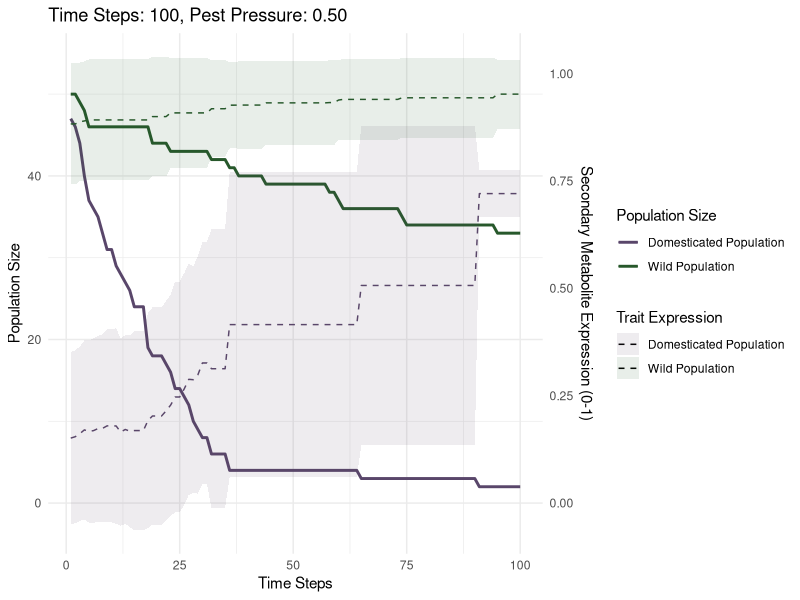

Here is the R script that generated this plot: (Note: this script raises an error after producing the figure.)
#' sunflower simulation
#' 2 populations: wild and domesticated ith different levels of secondary metabolite expression
#' Sarah Elizabeth Stockman
#' March 2025
#' 
#' TODO:
#' add selection pressure

library(data.table) # data manipulation
library(ggplot2) # plotting
library(parallel)  # parallelization

# Initialize parameters
num_wild_population <- 50
num_domesticated_population <- 50
time_steps <- 0

# Initialize plant population
initialize_population <- function() {
  # Create wild population
  wild_population <- data.table(
    trait = rnorm(num_wild_population, mean = 0.9, sd = 0.2),  # Gaussian distribution
    growth_rate = NA,
    reproduction_rate = NA,
    resistance = NA,
    size = 1,
    group = "Wild Population"
  )
  
  # Ensure trait value within [0, 1] for wild population
  wild_population[trait < 0, trait := 0]
  wild_population[trait > 1, trait := 1]

  # Create domesticated population
  domesticated_population <- data.table(
    trait = rnorm(num_domesticated_population, mean = 0.1, sd = 0.3),  # Narrow Gaussian distribution
    growth_rate = NA,
    reproduction_rate = NA,
    resistance = NA,
    size = 1,
    group = "Domesticated Population"
  )
  
  # Ensure trait value within [0, 1] for domesticated population
  domesticated_population[trait < 0, trait := 0]
  domesticated_population[trait > 1, trait := 1]

  # Combine populations
  population <- rbind(wild_population, domesticated_population)

  # Initialize plant properties
  population[, growth_rate := 1 - trait]
  population[, reproduction_rate := 1 - trait]
  population[, resistance := trait]

  return(population)
}

# Grow function
grow <- function(population) {
  population[, size := size + growth_rate * 0.1]
  return(population)
}

# Reproduce function
reproduce <- function(population) {
  # Calculate number of offspring for each individual plant
  reproduction_prob <- population$reproduction_rate * 0.05
  num_offspring <- floor(reproduction_prob) # Ensure integer
  
  # Create new plants based on reproduction probability
  new_plants <- population[rep(1:.N, num_offspring)]
  
  if (nrow(new_plants) > 0) {
    new_plants[, size := 1]
    new_plants[, growth_rate := 1 - trait]
    new_plants[, reproduction_rate := 1 - trait]
    new_plants[, resistance := trait]
    population <- rbind(population, new_plants)
  }
  
  return(population)
}

# mortality function
suffer_mortality <- function(population, pest_pressure) {
  mortality_prob <- pest_pressure * (1 - population$resistance) * 0.1
  survivors <- population[runif(.N) >= mortality_prob]
  return(survivors)
}

plot_population <- function(population, time_step, results) {
  wild_population_count <- nrow(population[group == "Wild Population"])
  domesticated_population_count <- nrow(population[group == "Domesticated Population"])
  wild_avg_trait <- mean(population[group == "Wild Population", trait])
  domesticated_avg_trait <- mean(population[group == "Domesticated Population", trait])
  wild_trait_variance <- var(population[group == "Wild Population", trait])
  domesticated_trait_variance <- var(population[group == "Domesticated Population", trait])
  
  # Calculate bounds for variance
  wild_upper_bound <- wild_avg_trait + sqrt(wild_trait_variance)
  wild_lower_bound <- wild_avg_trait - sqrt(wild_trait_variance)
  domesticated_upper_bound <- domesticated_avg_trait + sqrt(domesticated_trait_variance)
  domesticated_lower_bound <- domesticated_avg_trait - sqrt(domesticated_trait_variance)
  
  # Append results to the tracking data.table
  results <- rbind(results, data.table(
    time = time_step,
    group = "Wild Population",
    count = wild_population_count,
    avg_trait = wild_avg_trait,
    trait_variance = wild_trait_variance,
    upper_bound = wild_upper_bound,
    lower_bound = wild_lower_bound
  ))
  results <- rbind(results, data.table(
    time = time_step,
    group = "Domesticated Population",
    count = domesticated_population_count,
    avg_trait = domesticated_avg_trait,
    trait_variance = domesticated_trait_variance,
    upper_bound = domesticated_upper_bound,
    lower_bound = domesticated_lower_bound
  ))
  
  return(results)
}

simulate <- function(time_steps, pest_pressure) {
  population <- initialize_population()
  results <- data.table(
    time = integer(),
    group = character(),
    count = integer(),
    avg_trait = numeric(),
    trait_variance = numeric(),
    upper_bound = numeric(),
    lower_bound = numeric()
  )
  
  for (t in 1:time_steps) {
    population <- grow(population)
    population <- reproduce(population)
    population <- suffer_mortality(population, pest_pressure)
    results <- plot_population(population, t, results)
  }
  

  ggplot(results, aes(x = time)) +
    # Population size
    geom_line(aes(y = count, color = group), linewidth = 1) +
    # Average trait (scaled to align with population size)
    geom_line(aes(y = avg_trait * max(results$count) / max(results$avg_trait), 
                  color = group, linetype = group)) +
    # Bounding region for variance (scaled to align with population size)
    geom_ribbon(aes(ymin = lower_bound * max(results$count) / max(results$avg_trait), 
                    ymax = upper_bound * max(results$count) / max(results$avg_trait), 
                    fill = group), alpha = 0.1) +
    scale_y_continuous(
      name = "Population Size",
      sec.axis = sec_axis(~ . * max(results$avg_trait) / max(results$count), 
                          name = "Secondary Metabolite Expression (0-1)")
    ) +
    scale_color_manual(
      values = c("Wild Population" = "#27582b", "Domesticated Population" = "#59466a")  # Green and Purple
    ) +
    scale_fill_manual(
      values = c("Wild Population" = "#27582b", "Domesticated Population" = "#59466a")  # Green and Purple
    ) +
    scale_linetype_manual(
    values = c("Wild Population" = "dashed", "Domesticated Population" = "dashed")
    ) +
    guides(
      color = guide_legend(order = 1, title = "Population Size"),
      fill = guide_legend(order = 2, title = "Trait Expression"),
      linetype = guide_legend(order = 2, title = "Trait Expression")
    ) +
    labs(
      title = sprintf("Time Steps: %d, Pest Pressure: %.2f", time_steps, pest_pressure),
      x = "Time Steps",
      color = "Group",
      fill = "Group",
      linetype = "Group"
    ) +
    theme_minimal()
}
  
 


# Run simulation for single instance to test
result_plot <- simulate(time_steps = 100, pest_pressure = 0.5)
result_plot

run_simulations_parallel <- function(num_simulations, time_steps, pest_pressure) {
  # Detect the number of available cores
  num_cores <- detectCores() - 1  # Leave one core free for system processes
  
  # Set up a cluster
  cl <- makeCluster(num_cores)
  
  # Load required libraries on each worker
  clusterEvalQ(cl, {
    library(data.table)
    library(ggplot2)
  })
  
  # Export necessary functions and variables to the cluster
  clusterExport(cl, varlist = c("initialize_population", "grow", "reproduce", 
                                "suffer_mortality", "plot_population", "simulate", 
                                "time_steps", "pest_pressure", "num_wild_population", 
                                "num_domesticated_population"), envir = environment())
  
  # Run simulations in parallel
  results_list <- parLapply(cl, 1:num_simulations, function(i) {
    simulate(time_steps, pest_pressure)
  })
  
  # Stop the cluster
  stopCluster(cl)
  
  return(results_list)
}

# Run 1000 simulations in parallel
num_simulations <- 100
time_steps <- 100
pest_pressure <- 0.5

all_results <- run_simulations_parallel(num_simulations, time_steps, pest_pressure)
# TODO aggregate results or visualize
